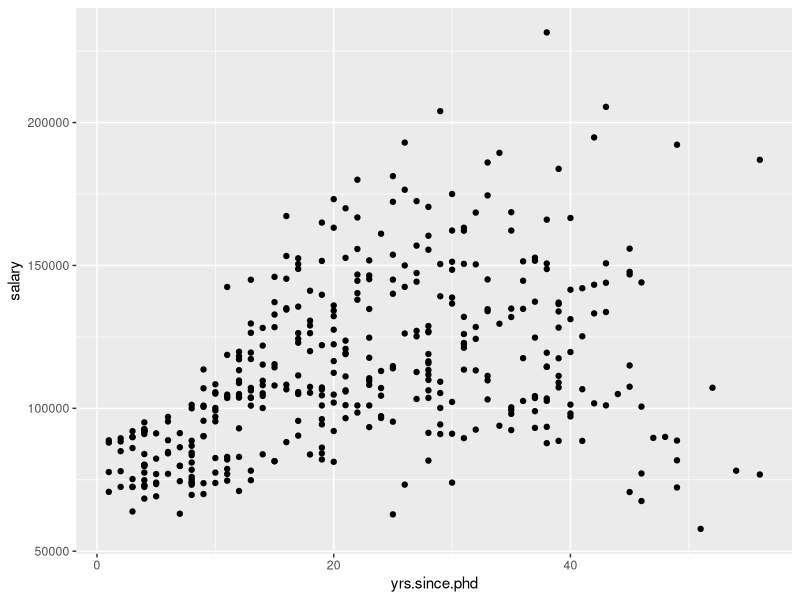

Source code (R):
## This exercise demonstrates the base functionality of ggplot2, namely
## aesthetics - typified by the aes() function call within ggplot()

# import ggplot2
library(ggplot2)

# bring in the data
setwd("./Data")
frame <- readr::read_csv("DataSet-ProfSalaries.csv") # using readr
# instead of base as used in book, because it brings in tibble

# view the beginning of the frame
head(frame, n = 10)

# create a ggplot object (note no plot, only grid and axes)
ggplot(
  data = frame,
  aes(x = yrs.since.phd, y = salary)) +
  geom_point()
